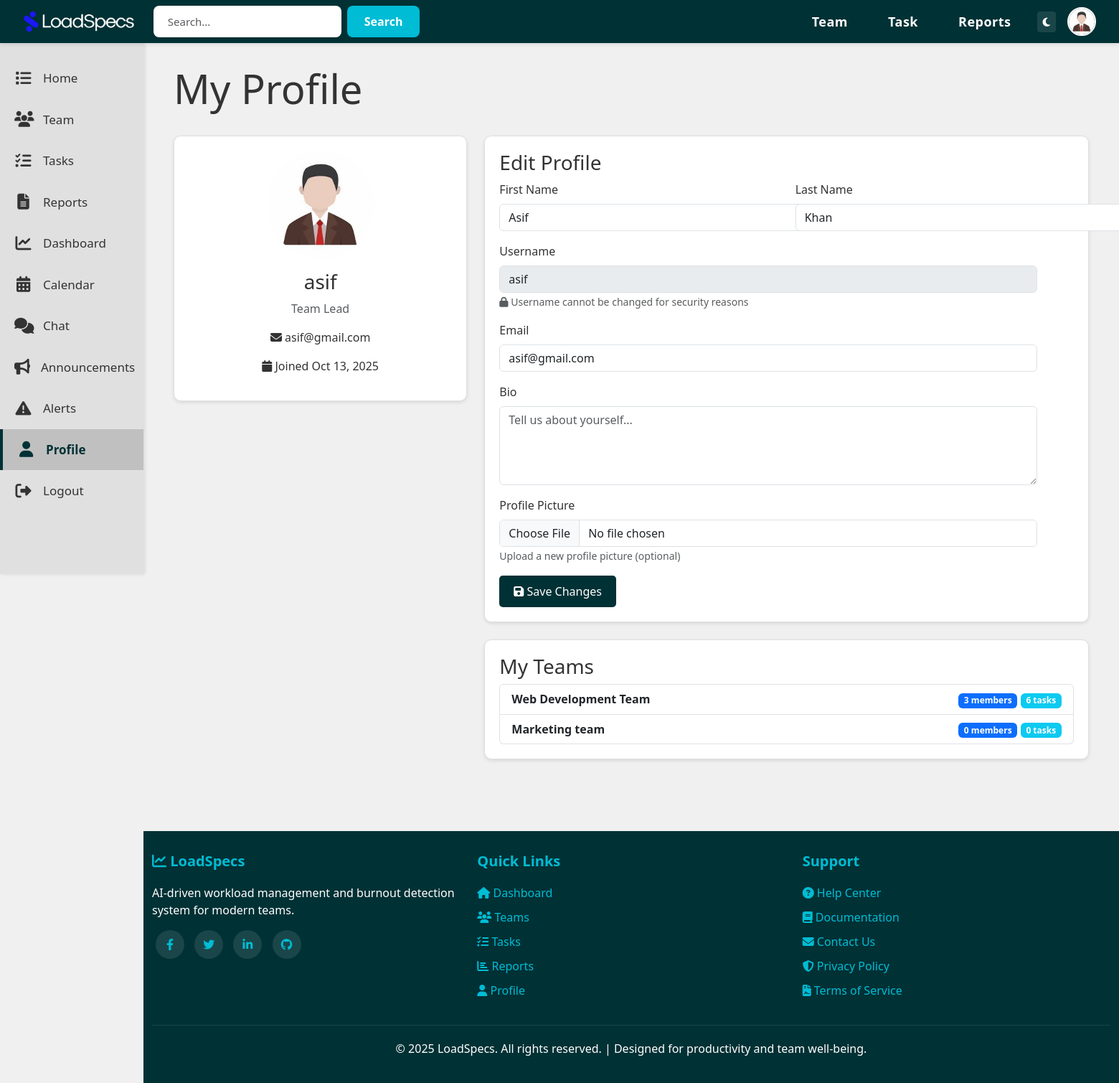
The page /profile/ (signed in) on the database its author committed.
### LoadSpecsApp/models.py (models this page shows, shortened)
class User(AbstractUser):
    is_employee = models.BooleanField(default=False)
    is_team_lead = models.BooleanField(default=False)
    company_name = models.CharField(max_length=200, blank=True, null=True)
    joined_date = models.DateTimeField(default=timezone.now)
    bio = models.TextField(blank=True, null=True)
    profile_picture = models.ImageField(
        upload_to='profile_pictures/',
        blank=True,
        null=True,
        default='default_profile.png'
    )
    @property
    def role(self):
        if self.is_team_lead:
            return "Team Lead"
        elif self.is_employee:
            return "Employee"
        return "No Role"

class Team(models.Model):
    team_name = models.CharField(max_length=200)
    description = models.TextField(blank=True, null=True)
    created_by = models.ForeignKey(
        User,
        on_delete=models.CASCADE,
        related_name='teams_created'
    )
    created_at = models.DateTimeField(default=timezone.now)
    join_code = models.CharField(max_length=10, unique=True, blank=True)
    @property
    def member_count(self):
        return self.employees.count()
    @property
    def total_tasks(self):
        return self.tasks.count()

### LoadSpecsApp/views.py (the view)
# urls.py: path('profile/', views.profile_view, name='profile'),
@login_required
def profile_view(request):
    if request.method == 'POST':
        form = ProfileUpdateForm(request.POST, request.FILES, instance=request.user)
        if form.is_valid():
            form.save()
            messages.success(request, 'Profile updated successfully!')
            return redirect('profile')
    else:
        form = ProfileUpdateForm(instance=request.user)
    context = {
        'form': form,
        'user': request.user
    }
    return render(request, 'LoadSpecsHTML/profile.html', context)

### templates/LoadSpecsHTML/profile.html (shortened to what this page needs)
{% extends 'LoadSpecsHTML/base.html' %}
{% load static %}
{% block content %}
<div class="container-fluid">
    <div class="row mb-4">
        <div class="col-12">
            <h1 class="display-4">My Profile</h1>
        </div>
    </div>
    <div class="row">
        <div class="col-md-4">
            <div class="card-custom text-center">
                {% if user.profile_picture %}
                    <img src="{{ user.profile_picture.url }}" alt="Profile Picture"
                         class="rounded-circle mb-3" style="width: 150px; height: 150px; object-fit: cover;">
                {% else %}
                    <i class="fas fa-user-circle fa-8x text-secondary mb-3"></i>
                {% endif %}
                <h3>{{ user.username }}</h3>
                <p class="text-muted">{{ user.role }}</p>
                <p><i class="fas fa-envelope"></i> {{ user.email }}</p>
                <p><i class="fas fa-calendar"></i> Joined {{ user.joined_date|date:"M d, Y" }}</p>
            </div>
        </div>
        <div class="col-md-8">
            <div class="card-custom">
                <h3>Edit Profile</h3>
                <form method="POST" enctype="multipart/form-data">
                    <div class="row">
                        <div class="col-md-6 mb-3">
                            <label for="{{ form.first_name.id_for_label }}" class="form-label">First Name</label>
                            {{ form.first_name }}
                        </div>
                        <div class="col-md-6 mb-3">
                            <label for="{{ form.last_name.id_for_label }}" class="form-label">Last Name</label>
                            {{ form.last_name }}
                        </div>
                    </div>
                    <div class="mb-3">
                        <label for="{{ form.username.id_for_label }}" class="form-label">Username</label>
                        {{ form.username }}
                        <small class="form-text text-muted">
                            <i class="fas fa-lock"></i> Username cannot be changed for security reasons
                        </small>
                    </div>
                    <div class="mb-3">
                        <label for="{{ form.email.id_for_label }}" class="form-label">Email</label>
                        {{ form.email }}
                    </div>
                    <div class="mb-3">
                        <label for="{{ form.bio.id_for_label }}" class="form-label">Bio</label>
                        {{ form.bio }}
                    </div>
                    <div class="mb-3">
                        <label for="{{ form.profile_picture.id_for_label }}" class="form-label">Profile Picture</label>
                        {{ form.profile_picture }}
                        <small class="form-text text-muted">Upload a new profile picture (optional)</small>
                    </div>
                    <button type="submit" class="btn btn-primary-custom">
                        <i class="fas fa-save"></i> Save Changes
                    </button>
                </form>
            </div>
            {% if user.is_employee and user.employee_profile.team %}
            <div class="card-custom mt-4">
                <h3>My Statistics</h3>
                <div class="row">
                    <div class="col-md-6">
                        <p><strong>Team:</strong> {{ user.employee_profile.team.team_name }}</p>
                        <p><strong>Total Tasks:</strong> {{ user.employee_profile.assigned_tasks }}</p>
                        <p><strong>Completed Tasks:</strong> {{ user.employee_profile.completed_tasks }}</p>
                        <p><strong>Pending Tasks:</strong> {{ user.employee_profile.pending_tasks }}</p>
                    </div>
                    <div class="col-md-6">
                        <p><strong>Burnout Status:</strong>
                            {% if user.employee_profile.burnout_status == 'High Risk' %}
                                <span class="badge bg-danger">{{ user.employee_profile.burnout_status }}</span>
                            {% elif user.employee_profile.burnout_status == 'Medium Risk' %}
                                <span class="badge bg-warning">{{ user.employee_profile.burnout_status }}</span>
                            {% elif user.employee_profile.burnout_status == 'Low Risk' %}
                                <span class="badge bg-info">{{ user.employee_profile.burnout_status }}</span>
                            {% else %}
                                <span class="badge bg-success">{{ user.employee_profile.burnout_status }}</span>
                            {% endif %}
                        </p>
                    </div>
                </div>
            </div>
            {% elif user.is_team_lead %}
            <div class="card-custom mt-4">
                <h3>My Teams</h3>
                {% if user.teamlead_profile.teams.all %}
                <ul class="list-group">
                    {% for team in user.teamlead_profile.teams.all %}
                    <li class="list-group-item">
                        <strong>{{ team.team_name }}</strong>
                        <span class="float-end">
                            <span class="badge bg-primary">{{ team.member_count }} members</span>
                            <span class="badge bg-info">{{ team.total_tasks }} tasks</span>
                        </span>
                    </li>
                    {% endfor %}
                </ul>
                {% else %}
                <p class="text-muted">You haven't created any teams yet.</p>
                {% endif %}
            </div>
            {% endif %}
        </div>
    </div>
</div>
{% endblock %}

### templates/LoadSpecsHTML/base.html (shortened to what this page needs)
{% load static %}
<!DOCTYPE html>
<html lang="en">
<head>
    <link href="https://cdn.jsdelivr.net/npm/bootstrap@5.3.0/dist/css/bootstrap.min.css" rel="stylesheet">
    <link rel="stylesheet" href="https://cdnjs.cloudflare.com/ajax/libs/font-awesome/6.4.0/css/all.min.css">
</head>
<body>
    {% if user.is_authenticated %}
    <nav class="navbar navbar-expand-lg navbar-custom fixed-top">
        <div class="container-fluid">
            <a class="navbar-brand" href="{% url 'home' %}">
                <img src="{% static 'Images/loadspecs_logo.png' %}" alt="LoadSpecs Logo" style="height: 30px;">
            </a>
            <div class="search-bar mx-auto d-none d-lg-flex">
                <form class="d-flex" method="GET" action="{% url 'home' %}">
                    <input type="text" name="search" placeholder="Search..." class="form-control">
                    <button type="submit">Search</button>
                </form>
            </div>
            <div class="collapse navbar-collapse justify-content-end" id="navbarNav">
                <ul class="navbar-nav align-items-center">
                    <li class="nav-item">
                        <a class="nav-link" href="{% url 'team' %}">Team</a>
                    </li>
                    <li class="nav-item">
                        <a class="nav-link" href="{% url 'tasks' %}">Task</a>
                    </li>
                    <li class="nav-item">
                        <a class="nav-link" href="{% url 'reports' %}">Reports</a>
                    </li>
                    <li class="nav-item ms-2">
                        <button id="themeToggle" class="btn btn-sm" style="background: rgba(255,255,255,0.1); color: white; border: none;" title="Toggle Theme">
                            <i class="fas fa-moon"></i>
                        </button>
                    </li>
                    <li class="nav-item ms-3">
                        <a href="{% url 'profile' %}" title="Profile">
                            {% if user.profile_picture and user.profile_picture.name != 'default_profile.png' %}
                                <img src="{{ user.profile_picture.url }}" alt="Profile" class="profile-icon">
                            {% else %}
                                <div class="profile-icon d-flex align-items-center justify-content-center"
                                     style="background: linear-gradient(135deg, #667eea 0%, #764ba2 100%);">
                                    <i class="fas fa-user" style="color: white; font-size: 20px;"></i>
                                </div>
                            {% endif %}
                        </a>
                    </li>
                </ul>
            </div>
        </div>
    </nav>
    <div class="sidebar d-none d-md-block">
        <a href="{% url 'home' %}" class="sidebar-item {% if request.resolver_match.url_name == 'home' %}active{% endif %}">
            <i class="fas fa-list"></i>
            <span>Home</span>
        </a>
        <a href="{% url 'team' %}" class="sidebar-item {% if request.resolver_match.url_name == 'team' %}active{% endif %}">
            <i class="fas fa-users"></i>
            <span>Team</span>
        </a>
        <a href="{% url 'tasks' %}" class="sidebar-item {% if request.resolver_match.url_name == 'tasks' %}active{% endif %}">
            <i class="fas fa-tasks"></i>
            <span>Tasks</span>
        </a>
        <a href="{% url 'reports' %}" class="sidebar-item {% if request.resolver_match.url_name == 'reports' %}active{% endif %}">
            <i class="fas fa-file-alt"></i>
            <span>Reports</span>
        </a>
        <a href="{% url 'performance_dashboard' %}" class="sidebar-item">
            <i class="fas fa-chart-line"></i>
            <span>Dashboard</span>
        </a>
        <a href="{% url 'calendar' %}" class="sidebar-item">
            <i class="fas fa-calendar-alt"></i>
            <span>Calendar</span>
        </a>
        <a href="{% url 'chat' %}" class="sidebar-item">
            <i class="fas fa-comments"></i>
            <span>Chat</span>
        </a>
        <a href="{% url 'announcements' %}" class="sidebar-item">
            <i class="fas fa-bullhorn"></i>
            <span>Announcements</span>
        </a>
        {% if user.is_team_lead %}
        <a href="{% url 'burnout_alerts' %}" class="sidebar-item">
            <i class="fas fa-exclamation-triangle"></i>
            <span>Alerts</span>
        </a>
        {% endif %}
        <a href="{% url 'profile' %}" class="sidebar-item {% if request.resolver_match.url_name == 'profile' %}active{% endif %}">
            <i class="fas fa-user"></i>
            <span>Profile</span>
        </a>
        <a href="{% url 'logout' %}" class="sidebar-item">
            <i class="fas fa-sign-out-alt"></i>
            <span>Logout</span>
        </a>
    </div>
    {% endif %}
    <div class="{% if user.is_authenticated %}main-content{% endif %}">
        {% block content %}{% endblock %}
    </div>
    {% if user.is_authenticated %}
    <footer class="footer">
        <div class="container-fluid">
            <div class="row">
                <div class="col-md-4">
                    <h5><i class="fas fa-chart-line"></i> LoadSpecs</h5>
                    <p>AI-driven workload management and burnout detection system for modern teams.</p>
                    <div class="social-icons mt-3">
                        <a href="#" title="Facebook"><i class="fab fa-facebook-f"></i></a>
                        <a href="#" title="Twitter"><i class="fab fa-twitter"></i></a>
                        <a href="#" title="LinkedIn"><i class="fab fa-linkedin-in"></i></a>
                        <a href="#" title="GitHub"><i class="fab fa-github"></i></a>
                    </div>
                </div>
                <div class="col-md-4">
                    <h5>Quick Links</h5>
                    <ul>
                        <li><a href="{% url 'home' %}"><i class="fas fa-home"></i> Dashboard</a></li>
                        <li><a href="{% url 'team' %}"><i class="fas fa-users"></i> Teams</a></li>
                        <li><a href="{% url 'tasks' %}"><i class="fas fa-tasks"></i> Tasks</a></li>
                        <li><a href="{% url 'reports' %}"><i class="fas fa-chart-bar"></i> Reports</a></li>
                        <li><a href="{% url 'profile' %}"><i class="fas fa-user"></i> Profile</a></li>
                    </ul>
                </div>
                <div class="col-md-4">
                    <h5>Support</h5>
                    <ul>
                        <li><a href="#"><i class="fas fa-question-circle"></i> Help Center</a></li>
                        <li><a href="#"><i class="fas fa-book"></i> Documentation</a></li>
                        <li><a href="#"><i class="fas fa-envelope"></i> Contact Us</a></li>
                        <li><a href="#"><i class="fas fa-shield-alt"></i> Privacy Policy</a></li>
                        <li><a href="#"><i class="fas fa-file-contract"></i> Terms of Service</a></li>
                    </ul>
                </div>
            </div>
            <div class="footer-bottom">
                <p>&copy; {{ current_year|default:"2025" }} LoadSpecs. All rights reserved. | Designed for productivity and team well-being.</p>
            </div>
        </div>
    </footer>
    {% endif %}
</body>
</html>

### rows shown on the page
User: profile_picture (picture), username "asif", role "Team Lead", email "asif@gmail.com", joined_date "Oct 13, 2025", first_name "Asif", last_name "Khan"
Team: team_name "Web Development Team", member_count "3", total_tasks "6"
Team: team_name "Marketing team", member_count "0", total_tasks "0"

### other values the page prints
{{ current_year|default:"2025" }} "2025"
